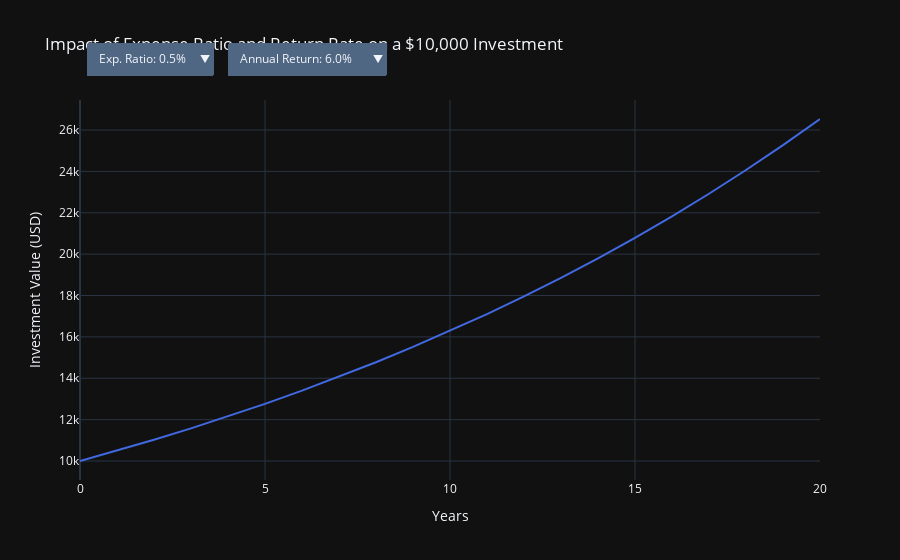

The notebook cell this image was saved under:
### Markdown cell above
## With Annual Return Rate Simulation Added

### Code cell
import numpy as np
import pandas as pd
import plotly.graph_objects as go

# Function to simulate investment growth with expense ratio and management fee
def simulate_investment(initial_investment, years, annual_return, expense_ratio, management_fee):
    # Create a DataFrame to store investment values for each year
    data = {'Year': np.arange(0, years + 1)}
    df = pd.DataFrame(data)
    
    # Calculate net return 
    net_return = annual_return - (expense_ratio + management_fee)
    
    # Calculate the investment value over time
    df['Investment Value'] = initial_investment * (1 + net_return) ** df['Year']
    
    return df

# Adjustable parameters
initial_investment = 10000  
years = 20  # Investment period
baseline_annual_return = 0.07  # Baseline annual return (7%)
baseline_expense_ratio = 0.01  # Baseline expense ratio (1%)
management_fee = 0.01  # Fixed management fee (1%)

# Simulate investment for baseline
baseline_df = simulate_investment(initial_investment, years, baseline_annual_return, baseline_expense_ratio, management_fee)

# Expense ratios and annual returns to include in the dropdowns
expense_ratios = [0.005, 0.01, 0.015, 0.02, 0.025]  # Different expense ratios (0.5% to 2.5%)
annual_returns = [0.06, 0.07, 0.08, 0.09, 0.10, 0.15]  # Different annual returns (5% to 9%)

# Create a figure
fig = go.Figure()

# Add the baseline line (7% return, 1% expense ratio)
fig.add_trace(go.Scatter(
    x=baseline_df['Year'],
    y=baseline_df['Investment Value'],
    mode='lines',
    name=f'Baseline (7% return, 1% exp. ratio)',
    line=dict(color='royalblue')
))

# Add traces for each expense ratio and return rate (hidden by default)
for ratio in expense_ratios:
    for ret in annual_returns:
        df = simulate_investment(initial_investment, years, ret, ratio, management_fee)
        fig.add_trace(go.Scatter(
            x=df['Year'],
            y=df['Investment Value'],
            mode='lines',
            name=f'Exp. Ratio: {ratio*100:.1f}%, Return: {ret*100:.1f}%',
            visible=False  # Initially hidden
        ))

# Create drop-down menu for expense ratios
expense_ratio_dropdown = [
    dict(
        args=[{'visible': [True] + [i == idx for i in range(len(expense_ratios) * len(annual_returns))]}],  # Toggle visibility
        label=f'Exp. Ratio: {expense_ratios[idx]*100}%',
        method='update'
    ) for idx in range(len(expense_ratios))
]

# Create drop-down menu for annual returns
annual_return_dropdown = [
    dict(
        args=[{'visible': [True] + [i % len(annual_returns) == idx for i in range(len(expense_ratios) * len(annual_returns))]}],
        label=f'Annual Return: {annual_returns[idx]*100:.1f}%',
        method='update'
    ) for idx in range(len(annual_returns))
]

# Update layout with two drop-down menus
fig.update_layout(
    updatemenus=[
        {
            'buttons': expense_ratio_dropdown,
            'xanchor': 'left',
            'x': 0.01, 'y': 1.15,  # Position of the expense ratio drop-down
            'direction': 'down',
            'showactive': True
        },
        {
            'buttons': annual_return_dropdown,
            'xanchor': 'left',
            'x': 0.2, 'y': 1.15,  # Position of the annual return drop-down
            'direction': 'down',
            'showactive': True
        }
    ],
    legend=dict(
        orientation="h",  # Make legend horizontal
        yanchor="bottom",  # Anchor the legend to the top
        y=1.02,  # Position it above the plot
        xanchor="right",  # Align legend to the right
        x=1,  # Place the legend to the right of the title
    ),
    title="Impact of Expense Ratio and Return Rate on a $10,000 Investment",
    xaxis_title="Years",
    yaxis_title="Investment Value (USD)",
    template="plotly_dark"
)

# Show plot
fig.show()

### Figure 1 — Plotly figure (JSON) as saved in the notebook; plotly's stock layout.template omitted (floating-point values rounded to 4 significant figures)
{"data": [{"line": {"color": "royalblue"}, "mode": "lines", "name": "Baseline (7% return, 1% exp. ratio)", "type": "scatter", "x": [0, 1, 2, 3, 4, 5, 6, 7, 8, 9, 10, 11, 12, 13, 14, 15, 16, 17, 18, 19, 20], "y": [10000, 10500, 11025, 11580.0, 12160.0, 12760.0, 13400.0, 14070.0, 14770.0, 15510.0, 16290.0, 17100.0, 17960.0, 18860.0, 19800.0, 20790.0, 21830.0, 22920.0, 24070.0, 25270.0, 26530.0]}, {"mode": "lines", "name": "Exp. Ratio: 0.5%, Return: 6.0%", "type": "scatter", "visible": false, "x": [0, 1, 2, 3, 4, 5, 6, 7, 8, 9, 10, 11, 12, 13, 14, 15, 16, 17, 18, 19, 20], "y": [10000, 10450, 10920.0, 11410.0, 11930.0, 12460.0, 13020.0, 13610.0, 14220.0, 14860.0, 15530.0, 16230.0, 16960.0, 17720.0, 18520.0, 19350.0, 20220.0, 21130.0, 22080.0, 23080.0, 24120.0]}, {"mode": "lines", "name": "Exp. Ratio: 0.5%, Return: 7.0%", "type": "scatter", "visible": false, "x": [0, 1, 2, 3, 4, 5, 6, 7, 8, 9, 10, 11, 12, 13, 14, 15, 16, 17, 18, 19, 20], "y": [10000, 10550, 11130.0, 11740.0, 12390.0, 13070.0, 13790.0, 14550.0, 15350.0, 16190.0, 17080.0, 18020.0, 19010.0, 20060.0, 21160.0, 22320.0, 23550.0, 24850.0, 26210.0, 27660.0, 29180.0]}, {"mode": "lines", "name": "Exp. Ratio: 0.5%, Return: 8.0%", "type": "scatter", "visible": false, "x": [0, 1, 2, 3, 4, 5, 6, 7, 8, 9, 10, 11, 12, 13, 14, 15, 16, 17, 18, 19, 20], "y": [10000, 10650, 11340.0, 12080.0, 12860.0, 13700.0, 14590.0, 15540.0, 16550.0, 17630.0, 18770.0, 19990.0, 21290.0, 22670.0, 24150.0, 25720.0, 27390.0, 29170.0, 31070.0, 33090.0, 35240.0]}, {"mode": "lines", "name": "Exp. Ratio: 0.5%, Return: 9.0%", "type": "scatter", "visible": false, "x": [0, 1, 2, 3, 4, 5, 6, 7, 8, 9, 10, 11, 12, 13, 14, 15, 16, 17, 18, 19, 20], "y": [10000, 10750, 11560.0, 12420.0, 13350.0, 14360.0, 15430.0, 16590.0, 17830.0, 19170.0, 20610.0, 22160.0, 23820.0, 25600.0, 27520.0, 29590.0, 31810.0, 34190.0, 36760.0, 39510.0, 42480.0]}, {"mode": "lines", "name": "Exp. Ratio: 0.5%, Return: 10.0%", "type": "scatter", "visible": false, "x": [0, 1, 2, 3, 4, 5, 6, 7, 8, 9, 10, 11, 12, 13, 14, 15, 16, 17, 18, 19, 20], "y": [10000, 10850, 11770.0, 12770.0, 13860.0, 15040.0, 16310.0, 17700.0, 19210.0, 20840.0, 22610.0, 24530.0, 26620.0, 28880.0, 31330.0, 34000.0, 36890.0, 40020.0, 43420.0, 47120.0, 51120.0]}, {"mode": "lines", "name": "Exp. Ratio: 0.5%, Return: 15.0%", "type": "scatter", "visible": false, "x": [0, 1, 2, 3, 4, 5, 6, 7, 8, 9, 10, 11, 12, 13, 14, 15, 16, 17, 18, 19, 20], "y": [10000, 11350, 12880.0, 14620.0, 16600.0, 18840.0, 21380.0, 24260.0, 27540.0, 31260.0, 35480.0, 40270.0, 45700.0, 51870.0, 58880.0, 66820.0, 75850.0, 86090.0, 97710.0, 110900.0, 125900.0]}, {"mode": "lines", "name": "Exp. Ratio: 1.0%, Return: 6.0%", "type": "scatter", "visible": false, "x": [0, 1, 2, 3, 4, 5, 6, 7, 8, 9, 10, 11, 12, 13, 14, 15, 16, 17, 18, 19, 20], "y": [10000, 10400, 10820.0, 11250.0, 11700.0, 12170.0, 12650.0, 13160.0, 13690.0, 14230.0, 14800.0, 15390.0, 16010.0, 16650.0, 17320.0, 18010.0, 18730.0, 19480.0, 20260.0, 21070.0, 21910.0]}, {"mode": "lines", "name": "Exp. Ratio: 1.0%, Return: 7.0%", "type": "scatter", "visible": false, "x": [0, 1, 2, 3, 4, 5, 6, 7, 8, 9, 10, 11, 12, 13, 14, 15, 16, 17, 18, 19, 20], "y": [10000, 10500, 11025, 11580.0, 12160.0, 12760.0, 13400.0, 14070.0, 14770.0, 15510.0, 16290.0, 17100.0, 17960.0, 18860.0, 19800.0, 20790.0, 21830.0, 22920.0, 24070.0, 25270.0, 26530.0]}, {"mode": "lines", "name": "Exp. Ratio: 1.0%, Return: 8.0%", "type": "scatter", "visible": false, "x": [0, 1, 2, 3, 4, 5, 6, 7, 8, 9, 10, 11, 12, 13, 14, 15, 16, 17, 18, 19, 20], "y": [10000, 10600, 11240.0, 11910.0, 12620.0, 13380.0, 14190.0, 15040.0, 15940.0, 16890.0, 17910.0, 18980.0, 20120.0, 21330.0, 22610.0, 23970.0, 25400.0, 26930.0, 28540.0, 30260.0, 32070.0]}, {"mode": "lines", "name": "Exp. Ratio: 1.0%, Return: 9.0%", "type": "scatter", "visible": false, "x": [0, 1, 2, 3, 4, 5, 6, 7, 8, 9, 10, 11, 12, 13, 14, 15, 16, 17, 18, 19, 20], "y": [10000, 10700, 11449, 12250.0, 13110.0, 14030.0, 15010.0, 16060.0, 17180.0, 18380.0, 19670.0, 21050.0, 22520.0, 24100.0, 25790.0, 27590.0, 29520.0, 31590.0, 33800.0, 36170.0, 38700.0]}, {"mode": "lines", "name": "Exp. Ratio: 1.0%, Return: 10.0%", "type": "scatter", "visible": false, "x": [0, 1, 2, 3, 4, 5, 6, 7, 8, 9, 10, 11, 12, 13, 14, 15, 16, 17, 18, 19, 20], "y": [10000, 10800, 11660.0, 12600.0, 13600.0, 14690.0, 15870.0, 17140.0, 18510.0, 19990.0, 21590.0, 23320.0, 25180.0, 27200.0, 29370.0, 31720.0, 34260.0, 37000.0, 39960.0, 43160.0, 46610.0]}, {"mode": "lines", "name": "Exp. Ratio: 1.0%, Return: 15.0%", "type": "scatter", "visible": false, "x": [0, 1, 2, 3, 4, 5, 6, 7, 8, 9, 10, 11, 12, 13, 14, 15, 16, 17, 18, 19, 20], "y": [10000, 11300.0, 12770.0, 14430.0, 16300.0, 18420.0, 20820.0, 23530.0, 26580.0, 30040.0, 33950.0, 38360.0, 43350.0, 48980.0, 55350.0, 62540.0, 70670.0, 79860.0, 90240.0, 102000.0, 115200.0]}, {"mode": "lines", "name": "Exp. Ratio: 1.5%, Return: 6.0%", "type": "scatter", "visible": false, "x": [0, 1, 2, 3, 4, 5, 6, 7, 8, 9, 10, 11, 12, 13, 14, 15, 16, 17, 18, 19, 20], "y": [10000, 10350, 10710.0, 11090.0, 11480.0, 11880.0, 12290.0, 12720.0, 13170.0, 13630.0, 14110.0, 14600.0, 15110.0, 15640.0, 16190.0, 16750.0, 17340.0, 17950.0, 18570.0, 19230.0, 19900.0]}, {"mode": "lines", "name": "Exp. Ratio: 1.5%, Return: 7.0%", "type": "scatter", "visible": false, "x": [0, 1, 2, 3, 4, 5, 6, 7, 8, 9, 10, 11, 12, 13, 14, 15, 16, 17, 18, 19, 20], "y": [10000, 10450, 10920.0, 11410.0, 11930.0, 12460.0, 13020.0, 13610.0, 14220.0, 14860.0, 15530.0, 16230.0, 16960.0, 17720.0, 18520.0, 19350.0, 20220.0, 21130.0, 22080.0, 23080.0, 24120.0]}, {"mode": "lines", "name": "Exp. Ratio: 1.5%, Return: 8.0%", "type": "scatter", "visible": false, "x": [0, 1, 2, 3, 4, 5, 6, 7, 8, 9, 10, 11, 12, 13, 14, 15, 16, 17, 18, 19, 20], "y": [10000, 10550, 11130.0, 11740.0, 12390.0, 13070.0, 13790.0, 14550.0, 15350.0, 16190.0, 17080.0, 18020.0, 19010.0, 20060.0, 21160.0, 22320.0, 23550.0, 24850.0, 26210.0, 27660.0, 29180.0]}, {"mode": "lines", "name": "Exp. Ratio: 1.5%, Return: 9.0%", "type": "scatter", "visible": false, "x": [0, 1, 2, 3, 4, 5, 6, 7, 8, 9, 10, 11, 12, 13, 14, 15, 16, 17, 18, 19, 20], "y": [10000, 10650, 11340.0, 12080.0, 12860.0, 13700.0, 14590.0, 15540.0, 16550.0, 17630.0, 18770.0, 19990.0, 21290.0, 22670.0, 24150.0, 25720.0, 27390.0, 29170.0, 31070.0, 33090.0, 35240.0]}, {"mode": "lines", "name": "Exp. Ratio: 1.5%, Return: 10.0%", "type": "scatter", "visible": false, "x": [0, 1, 2, 3, 4, 5, 6, 7, 8, 9, 10, 11, 12, 13, 14, 15, 16, 17, 18, 19, 20], "y": [10000, 10750, 11560.0, 12420.0, 13350.0, 14360.0, 15430.0, 16590.0, 17830.0, 19170.0, 20610.0, 22160.0, 23820.0, 25600.0, 27520.0, 29590.0, 31810.0, 34190.0, 36760.0, 39510.0, 42480.0]}, {"mode": "lines", "name": "Exp. Ratio: 1.5%, Return: 15.0%", "type": "scatter", "visible": false, "x": [0, 1, 2, 3, 4, 5, 6, 7, 8, 9, 10, 11, 12, 13, 14, 15, 16, 17, 18, 19, 20], "y": [10000, 11250, 12660.0, 14240.0, 16020.0, 18020.0, 20270.0, 22810.0, 25660.0, 28870.0, 32470.0, 36530.0, 41100.0, 46240.0, 52020.0, 58520.0, 65830.0, 74060.0, 83320.0, 93730.0, 105500.0]}, {"mode": "lines", "name": "Exp. Ratio: 2.0%, Return: 6.0%", "type": "scatter", "visible": false, "x": [0, 1, 2, 3, 4, 5, 6, 7, 8, 9, 10, 11, 12, 13, 14, 15, 16, 17, 18, 19, 20], "y": [10000, 10300, 10609, 10930.0, 11260.0, 11590.0, 11940.0, 12300.0, 12670.0, 13050.0, 13440.0, 13840.0, 14260.0, 14690.0, 15130.0, 15580.0, 16050.0, 16530.0, 17020.0, 17540.0, 18060.0]}, {"mode": "lines", "name": "Exp. Ratio: 2.0%, Return: 7.0%", "type": "scatter", "visible": false, "x": [0, 1, 2, 3, 4, 5, 6, 7, 8, 9, 10, 11, 12, 13, 14, 15, 16, 17, 18, 19, 20], "y": [10000, 10400, 10820.0, 11250.0, 11700.0, 12170.0, 12650.0, 13160.0, 13690.0, 14230.0, 14800.0, 15390.0, 16010.0, 16650.0, 17320.0, 18010.0, 18730.0, 19480.0, 20260.0, 21070.0, 21910.0]}, {"mode": "lines", "name": "Exp. Ratio: 2.0%, Return: 8.0%", "type": "scatter", "visible": false, "x": [0, 1, 2, 3, 4, 5, 6, 7, 8, 9, 10, 11, 12, 13, 14, 15, 16, 17, 18, 19, 20], "y": [10000, 10500, 11025, 11580.0, 12160.0, 12760.0, 13400.0, 14070.0, 14770.0, 15510.0, 16290.0, 17100.0, 17960.0, 18860.0, 19800.0, 20790.0, 21830.0, 22920.0, 24070.0, 25270.0, 26530.0]}, {"mode": "lines", "name": "Exp. Ratio: 2.0%, Return: 9.0%", "type": "scatter", "visible": false, "x": [0, 1, 2, 3, 4, 5, 6, 7, 8, 9, 10, 11, 12, 13, 14, 15, 16, 17, 18, 19, 20], "y": [10000, 10600, 11240.0, 11910.0, 12620.0, 13380.0, 14190.0, 15040.0, 15940.0, 16890.0, 17910.0, 18980.0, 20120.0, 21330.0, 22610.0, 23970.0, 25400.0, 26930.0, 28540.0, 30260.0, 32070.0]}, {"mode": "lines", "name": "Exp. Ratio: 2.0%, Return: 10.0%", "type": "scatter", "visible": false, "x": [0, 1, 2, 3, 4, 5, 6, 7, 8, 9, 10, 11, 12, 13, 14, 15, 16, 17, 18, 19, 20], "y": [10000, 10700, 11449, 12250.0, 13110.0, 14030.0, 15010.0, 16060.0, 17180.0, 18380.0, 19670.0, 21050.0, 22520.0, 24100.0, 25790.0, 27590.0, 29520.0, 31590.0, 33800.0, 36170.0, 38700.0]}, {"mode": "lines", "name": "Exp. Ratio: 2.0%, Return: 15.0%", "type": "scatter", "visible": false, "x": [0, 1, 2, 3, 4, 5, 6, 7, 8, 9, 10, 11, 12, 13, 14, 15, 16, 17, 18, 19, 20], "y": [10000, 11200.0, 12540.0, 14050.0, 15740.0, 17620.0, 19740.0, 22110.0, 24760.0, 27730.0, 31060.0, 34790.0, 38960.0, 43630.0, 48870.0, 54740.0, 61300.0, 68660.0, 76900.0, 86130.0, 96460.0]}, {"mode": "lines", "name": "Exp. Ratio: 2.5%, Return: 6.0%", "type": "scatter", "visible": false, "x": [0, 1, 2, 3, 4, 5, 6, 7, 8, 9, 10, 11, 12, 13, 14, 15, 16, 17, 18, 19, 20], "y": [10000, 10250, 10510.0, 10770.0, 11040.0, 11310.0, 11600.0, 11890.0, 12180.0, 12490.0, 12800.0, 13120.0, 13450.0, 13790.0, 14130.0, 14480.0, 14850.0, 15220.0, 15600.0, 15990.0, 16390.0]}, {"mode": "lines", "name": "Exp. Ratio: 2.5%, Return: 7.0%", "type": "scatter", "visible": false, "x": [0, 1, 2, 3, 4, 5, 6, 7, 8, 9, 10, 11, 12, 13, 14, 15, 16, 17, 18, 19, 20], "y": [10000, 10350, 10710.0, 11090.0, 11480.0, 11880.0, 12290.0, 12720.0, 13170.0, 13630.0, 14110.0, 14600.0, 15110.0, 15640.0, 16190.0, 16750.0, 17340.0, 17950.0, 18570.0, 19230.0, 19900.0]}, {"mode": "lines", "name": "Exp. Ratio: 2.5%, Return: 8.0%", "type": "scatter", "visible": false, "x": [0, 1, 2, 3, 4, 5, 6, 7, 8, 9, 10, 11, 12, 13, 14, 15, 16, 17, 18, 19, 20], "y": [10000, 10450, 10920.0, 11410.0, 11930.0, 12460.0, 13020.0, 13610.0, 14220.0, 14860.0, 15530.0, 16230.0, 16960.0, 17720.0, 18520.0, 19350.0, 20220.0, 21130.0, 22080.0, 23080.0, 24120.0]}, {"mode": "lines", "name": "Exp. Ratio: 2.5%, Return: 9.0%", "type": "scatter", "visible": false, "x": [0, 1, 2, 3, 4, 5, 6, 7, 8, 9, 10, 11, 12, 13, 14, 15, 16, 17, 18, 19, 20], "y": [10000, 10550, 11130.0, 11740.0, 12390.0, 13070.0, 13790.0, 14550.0, 15350.0, 16190.0, 17080.0, 18020.0, 19010.0, 20060.0, 21160.0, 22320.0, 23550.0, 24850.0, 26210.0, 27660.0, 29180.0]}, {"mode": "lines", "name": "Exp. Ratio: 2.5%, Return: 10.0%", "type": "scatter", "visible": false, "x": [0, 1, 2, 3, 4, 5, 6, 7, 8, 9, 10, 11, 12, 13, 14, 15, 16, 17, 18, 19, 20], "y": [10000, 10650, 11340.0, 12080.0, 12860.0, 13700.0, 14590.0, 15540.0, 16550.0, 17630.0, 18770.0, 19990.0, 21290.0, 22670.0, 24150.0, 25720.0, 27390.0, 29170.0, 31070.0, 33090.0, 35240.0]}, {"mode": "lines", "name": "Exp. Ratio: 2.5%, Return: 15.0%", "type": "scatter", "visible": false, "x": [0, 1, 2, 3, 4, 5, 6, 7, 8, 9, 10, 11, 12, 13, 14, 15, 16, 17, 18, 19, 20], "y": [10000, 11150, 12430.0, 13860.0, 15460.0, 17230.0, 19220.0, 21430.0, 23890.0, 26640.0, 29700.0, 33110.0, 36920.0, 41170.0, 45900.0, 51180.0, 57070.0, 63630.0, 70950.0, 79110.0, 88210.0]}], "layout": {"legend": {"orientation": "h", "x": 1, "xanchor": "right", "y": 1.02, "yanchor": "bottom"}, "title": {"text": "Impact of Expense Ratio and Return Rate on a $10,000 Investment"}, "updatemenus": [{"buttons": [{"args": [{"visible": [true, true, false, false, false, false, false, false, false, false, false, false, false, false, false, false, false, false, false, false, false, false, false, false, false, false, false, false, false, false, false]}], "label": "Exp. Ratio: 0.5%", "method": "update"}, {"args": [{"visible": [true, false, true, false, false, false, false, false, false, false, false, false, false, false, false, false, false, false, false, false, false, false, false, false, false, false, false, false, false, false, false]}], "label": "Exp. Ratio: 1.0%", "method": "update"}, {"args": [{"visible": [true, false, false, true, false, false, false, false, false, false, false, false, false, false, false, false, false, false, false, false, false, false, false, false, false, false, false, false, false, false, false]}], "label": "Exp. Ratio: 1.5%", "method": "update"}, {"args": [{"visible": [true, false, false, false, true, false, false, false, false, false, false, false, false, false, false, false, false, false, false, false, false, false, false, false, false, false, false, false, false, false, false]}], "label": "Exp. Ratio: 2.0%", "method": "update"}, {"args": [{"visible": [true, false, false, false, false, true, false, false, false, false, false, false, false, false, false, false, false, false, false, false, false, false, false, false, false, false, false, false, false, false, false]}], "label": "Exp. Ratio: 2.5%", "method": "update"}], "direction": "down", "showactive": true, "x": 0.01, "xanchor": "left", "y": 1.15}, {"buttons": [{"args": [{"visible": [true, true, false, false, false, false, false, true, false, false, false, false, false, true, false, false, false, false, false, true, false, false, false, false, false, true, false, false, false, false, false]}], "label": "Annual Return: 6.0%", "method": "update"}, {"args": [{"visible": [true, false, true, false, false, false, false, false, true, false, false, false, false, false, true, false, false, false, false, false, true, false, false, false, false, false, true, false, false, false, false]}], "label": "Annual Return: 7.0%", "method": "update"}, {"args": [{"visible": [true, false, false, true, false, false, false, false, false, true, false, false, false, false, false, true, false, false, false, false, false, true, false, false, false, false, false, true, false, false, false]}], "label": "Annual Return: 8.0%", "method": "update"}, {"args": [{"visible": [true, false, false, false, true, false, false, false, false, false, true, false, false, false, false, false, true, false, false, false, false, false, true, false, false, false, false, false, true, false, false]}], "label": "Annual Return: 9.0%", "method": "update"}, {"args": [{"visible": [true, false, false, false, false, true, false, false, false, false, false, true, false, false, false, false, false, true, false, false, false, false, false, true, false, false, false, false, false, true, false]}], "label": "Annual Return: 10.0%", "method": "update"}, {"args": [{"visible": [true, false, false, false, false, false, true, false, false, false, false, false, true, false, false, false, false, false, true, false, false, false, false, false, true, false, false, false, false, false, true]}], "label": "Annual Return: 15.0%", "method": "update"}], "direction": "down", "showactive": true, "x": 0.2, "xanchor": "left", "y": 1.15}], "xaxis": {"title": {"text": "Years"}}, "yaxis": {"title": {"text": "Investment Value (USD)"}}}}
